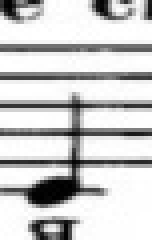
#> input picture Dataset/ClassesNPZ/Classes/0_piece_3.jpg, 38 x 60 px, found by its file name (shown 4 times larger)
$ python SizeTest.py
#> lines starting #> are read from the running program, lines starting #| are printed output that depends on the picture
import os
import cv2

img_path = r"/Dataset/ClassesNPZ\Classes\0_piece_3.jpg"

img = cv2.imread(img_path)
#> img is the input picture: shape (60, 38, 3); min 0, max 255, mean 202.1
#img = cv2.resize(img, (152, 152), interpolation=cv2.INTER_AREA)
import cv2

def resize_with_padding_white(img, target_w, target_h):
#> called with target_w = 200, target_h = 400
    h, w = img.shape[:2]
#> h = 60; w = 38

    scale = min(target_w / w, target_h / h)
#> scale = 5.26
    new_w = int(w * scale)
#> new_w = 200
    new_h = int(h * scale)
#> new_h = 315

    resized = cv2.resize(img, (new_w, new_h), interpolation=cv2.INTER_AREA)
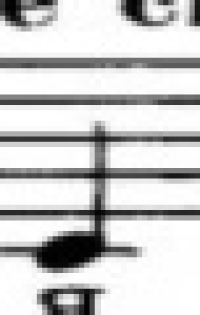
#> resized: shape (315, 200); min 0, max 255, mean 202.1

    top = (target_h - new_h) // 2
#> top = 42
    bottom = target_h - new_h - top
#> bottom = 43
    left = (target_w - new_w) // 2
#> left = 0
    right = target_w - new_w - left
#> right = 0

    padded = cv2.copyMakeBorder(resized, top, bottom, left, right, borderType=cv2.BORDER_CONSTANT, value=255)
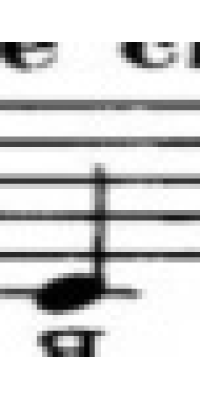
#> padded: shape (400, 200); min 0, max 255, mean 213.3

    return padded

img = cv2.imread(img_path, cv2.IMREAD_GRAYSCALE)
img = resize_with_padding_white(img, 200, 400)
img = cv2.normalize(img, None, 0, 255, cv2.NORM_MINMAX)
img = 255 - img
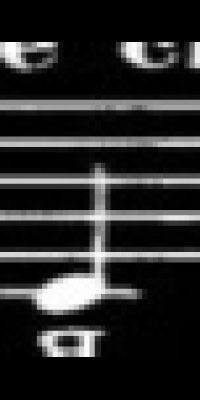
#> img: shape (400, 200); min 0, max 255, mean 41.7
cv2.imwrite("img.png", img)
cv2.imshow("test", img)
cv2.waitKey(0)
